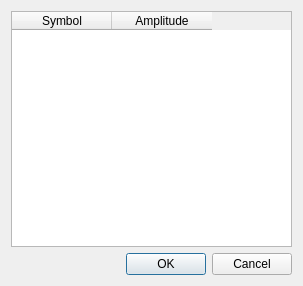
<?xml version="1.0" encoding="UTF-8"?>
<ui version="4.0">
 <class>DialogModulationParameters</class>
 <widget class="QDialog" name="DialogModulationParameters">
  <property name="geometry">
   <rect>
    <x>0</x>
    <y>0</y>
    <width>303</width>
    <height>286</height>
   </rect>
  </property>
  <property name="windowTitle">
   <string>Modulation Parameters</string>
  </property>
  <property name="modal">
   <bool>true</bool>
  </property>
  <layout class="QVBoxLayout" name="verticalLayout">
   <item>
    <widget class="QTableWidget" name="tblSymbolParameters">
     <property name="showGrid">
      <bool>false</bool>
     </property>
     <property name="rowCount">
      <number>2</number>
     </property>
     <attribute name="horizontalHeaderVisible">
      <bool>true</bool>
     </attribute>
     <attribute name="verticalHeaderVisible">
      <bool>false</bool>
     </attribute>
     <row/>
     <row/>
     <column>
      <property name="text">
       <string>Symbol</string>
      </property>
     </column>
     <column>
      <property name="text">
       <string>Amplitude</string>
      </property>
     </column>
    </widget>
   </item>
   <item>
    <widget class="QDialogButtonBox" name="buttonBox">
     <property name="standardButtons">
      <set>QDialogButtonBox::Cancel|QDialogButtonBox::Ok</set>
     </property>
    </widget>
   </item>
  </layout>
 </widget>
 <resources/>
 <connections/>
</ui>
